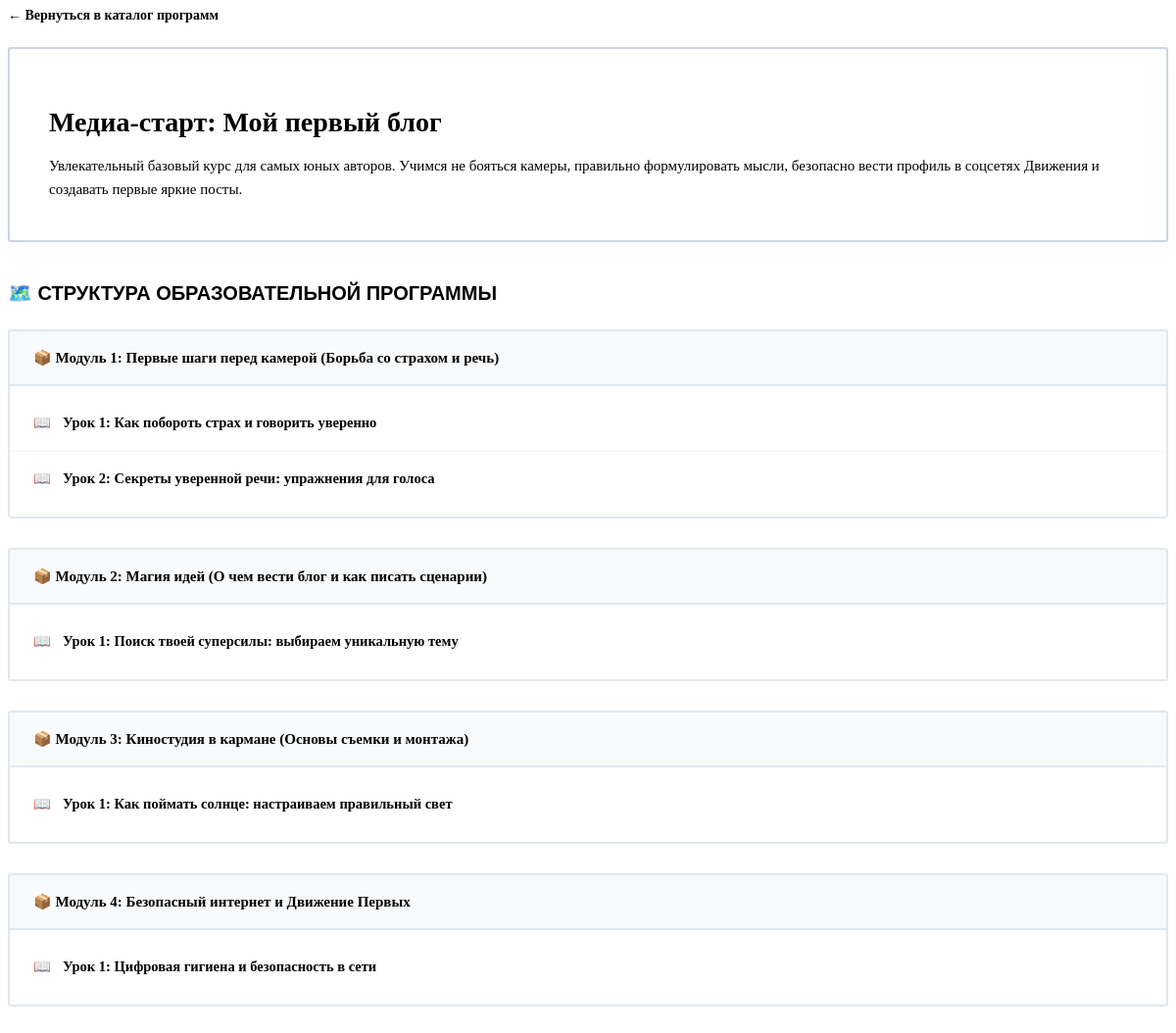
The app's page /course/1/ (signed in) with its own data.
### core/models.py (models this page shows, shortened)
class Course(models.Model):
    title = models.CharField(max_length=200, verbose_name="Название курса")
    description = models.TextField(verbose_name="Описание курса")
    THEME_CHOICES = [
        ('media', 'Медиа и коммуникации'),
        ('leadership', 'Лидерство и команда'),
        ('science', 'Наука и технологии'),
        ('volunteering', 'Волонтерство и добрые дела'),
    ]
    AGE_CHOICES = [
        ('6-11', 'Младшие классы (6-11 лет)'),
        ('12-15', 'Средние классы (12-15 лет)'),
        ('16-18', 'Старшие классы и студенты (16-18 лет)'),
    ]
    FORMAT_CHOICES = [
        ('online', 'Онлайн-курс'),
        ('hybrid', 'Интенсив / Смешанный'),
    ]
    theme = models.CharField(max_length=30, choices=THEME_CHOICES, default='media', verbose_name="Тема курса")
    age_category = models.CharField(max_length=10, choices=AGE_CHOICES, default='12-15', verbose_name="Возраст участников")
    course_format = models.CharField(max_length=10, choices=FORMAT_CHOICES, default='online', verbose_name="Формат обучения")

class Module(models.Model):
    course = models.ForeignKey(Course, on_delete=models.CASCADE, related_name='modules', verbose_name="Курс")
    title = models.CharField(max_length=200, verbose_name="Название модуля")
    order = models.PositiveIntegerField(default=0, verbose_name="Порядок отображения")
    class Meta:
        ordering = ['order']

class Lesson(models.Model):
    module = models.ForeignKey(Module, on_delete=models.CASCADE, related_name='lessons', verbose_name="Модуль")
    title = models.CharField(max_length=200, verbose_name="Название урока")
    content = models.TextField(verbose_name="Текст урока (Лонгрид)")
    video_url = models.URLField(blank=True, verbose_name="Ссылка на видео (если есть)")
    test_question = models.TextField(verbose_name="Вопрос теста", blank=True, null=True)
    option_a = models.CharField(max_length=255, verbose_name="Вариант А", blank=True, null=True)
    option_b = models.CharField(max_length=255, verbose_name="Вариант Б", blank=True, null=True)
    option_c = models.CharField(max_length=255, verbose_name="Вариант В", blank=True, null=True)
    option_d = models.CharField(max_length=255, verbose_name="Вариант Г", blank=True, null=True)
    correct_answer = models.CharField(
        max_length=1,
        choices=[('A', 'А'), ('B', 'Б'), ('C', 'В'), ('D', 'Г')],
        verbose_name="Буква правильного ответа (A, B, C, D)",
        blank=True,
        null=True
    )

### core/views.py (the view)
# urls.py: path('course/<int:course_id>/', views.course_detail_view, name='course_detail'),
@login_required(login_url='login')
def course_detail_view(request, course_id):
    course = get_object_or_404(Course, id=course_id)
    return render(request, 'course_detail.html', {'course': course})

### core/templates/course_detail.html (shortened to what this page needs)
{% extends 'base.html' %}
{% load static %}
{% block content %}
<a href="/" class="back-link">← Вернуться в каталог программ</a>
<div class="course-hero-box">
    <h1>{{ course.title }}</h1>
    <p style="color: var(--text-slate); font-size: 15px; line-height: 1.6; font-weight: 500; margin: 0;">
        {{ course.description }}
    </p>
</div>
<h2 style="font-family: 'Montserrat', 'Arial Black', sans-serif; font-weight: 900; font-size: 20px; text-transform: uppercase; margin-bottom: 25px; color: var(--pervye-black);">
    🗺️ Структура образовательной программы
</h2>
<div style="width: 100%;">
    {% for module in course.modules.all %}
    <div class="module-wrapper">
        <div class="module-title-banner">
            <h3>📦 {{ module.title }}</h3>
        </div>
        <div class="lessons-list-box">
            {% for lesson in module.lessons.all %}
            <a href="/lesson/{{ lesson.id }}/" class="lesson-row-item">
                <div class="lesson-info-side">
                    <span>📖</span>
                    <span>{{ lesson.title }}</span>
                </div>
                <div class="btn-go-lesson">Изучить</div>
            </a>
            {% empty %}
            <div style="padding: 15px 24px; color: #94A3B8; font-size: 13.5px; font-weight: 500;">
                В этом модуле ещё нет лекционных материалов.
            </div>
            {% endfor %}
        </div>
    </div>
    {% empty %}
    <div style="text-align: center; padding: 40px; border: 2px dashed #CBD5E1; border-radius: 3px; background: white;">
        <h4 style="color: #64748B; font-size: 15px; margin: 0;">Разделы программы сейчас наполняются администратором.</h4>
    </div>
    {% endfor %}
</div>
{% endblock %}

### core/templates/course_detail.html (style rules this page uses)
.back-link { color: var(--pervye-blue); text-decoration: none; font-weight: 700; font-size: 14px; display: inline-block; margin-bottom: 24px; }
.course-hero-box { background: var(--pervye-white) !important; border: 2px solid #CBD5E1 !important; border-radius: 3px !important; padding: 40px; margin-bottom: 40px; box-shadow: 0 10px 25px rgba(0, 0, 0, 0.02); }
.course-hero-box h1 { font-size: 28px; color: var(--pervye-black); margin-bottom: 16px; }
.module-wrapper { margin-bottom: 30px; }
.module-title-banner { background: #F8FAFC; border: 2px solid #E2E8F0; border-bottom: none; border-radius: 3px 3px 0 0 !important; padding: 18px 24px; }
.module-title-banner h3 { font-size: 15px; color: var(--pervye-blue); margin: 0; }
.lessons-list-box { background: var(--pervye-white); border: 2px solid #E2E8F0; border-radius: 0 0 3px 3px !important; padding: 10px 0; }
.lesson-row-item { display: flex; justify-content: space-between; align-items: center; padding: 14px 24px; border-bottom: 1px solid #F1F5F9; text-decoration: none; color: var(--pervye-black); transition: background 0.2s; }
.lesson-row-item:last-child { border-bottom: none; }
.lesson-info-side { display: flex; align-items: center; gap: 12px; font-weight: 600; font-size: 14.5px; }
.btn-go-lesson { background: var(--pervye-red); color: white !important; border: none; padding: 8px 16px; border-radius: 3px !important; font-family: 'Montserrat', sans-serif; font-size: 11px; font-weight: 800; text-transform: uppercase; letter-spacing: 0.5px; }

### records on screen
Course: title "Медиа-старт: Мой первый блог", description "Увлекательный базовый курс для самых юных авторов. Учимся не бояться камеры, правильно формулировать мысли, безопасно вести профиль в соцсетях Движения и создавать первые яркие посты."
Module: title "Модуль 1: Первые шаги перед камерой (Борьба со страхом и речь)"
Lesson: title "Урок 1: Как побороть страх и говорить уверенно"
Lesson: title "Урок 2: Секреты уверенной речи: упражнения для голоса"
Module: title "Модуль 2: Магия идей (О чем вести блог и как писать сценарии)"
Lesson: title "Урок 1: Поиск твоей суперсилы: выбираем уникальную тему"
Module: title "Модуль 3: Киностудия в кармане (Основы съемки и монтажа)"
Lesson: title "Урок 1: Как поймать солнце: настраиваем правильный свет"
Module: title "Модуль 4: Безопасный интернет и Движение Первых"
Lesson: title "Урок 1: Цифровая гигиена и безопасность в сети"
